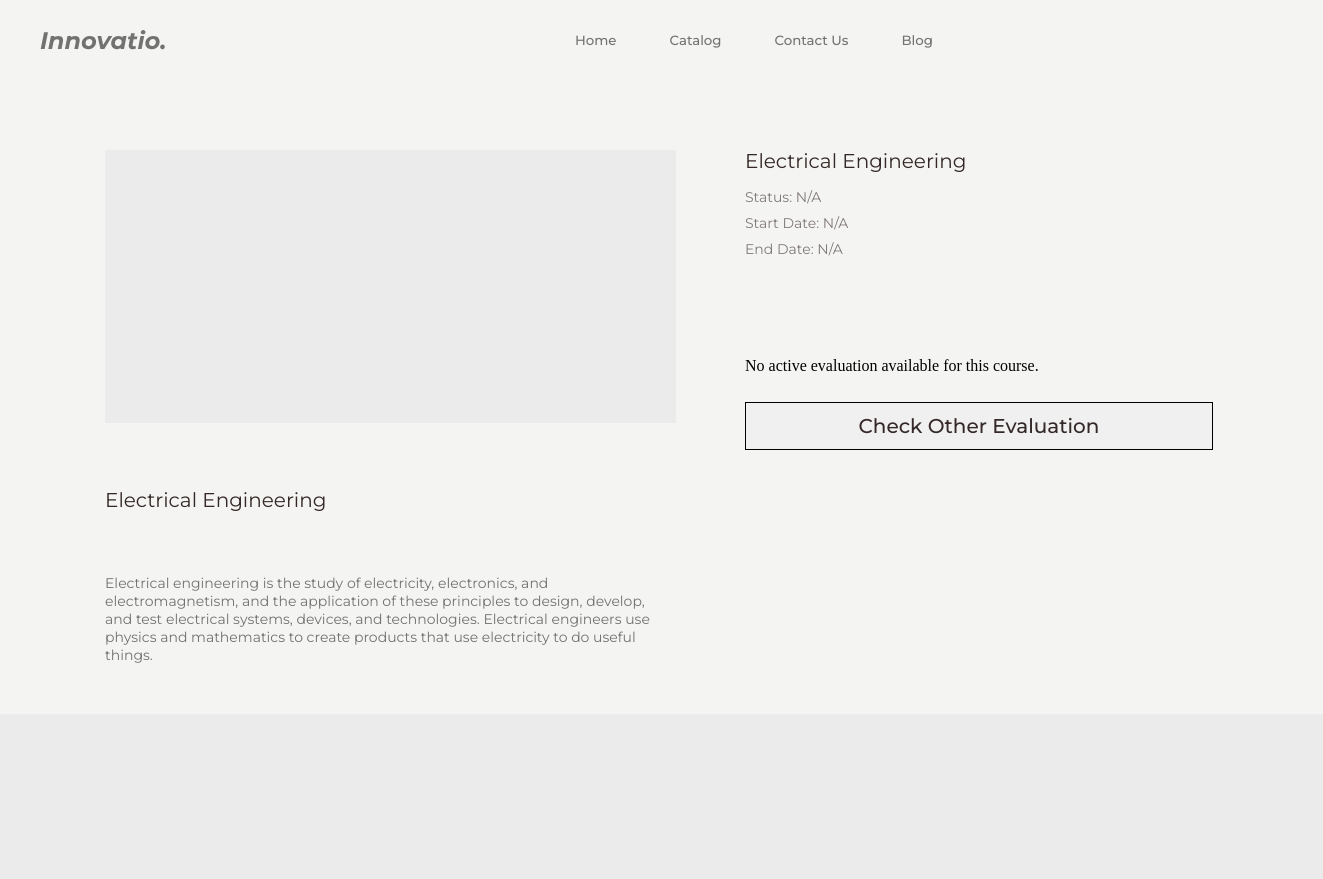
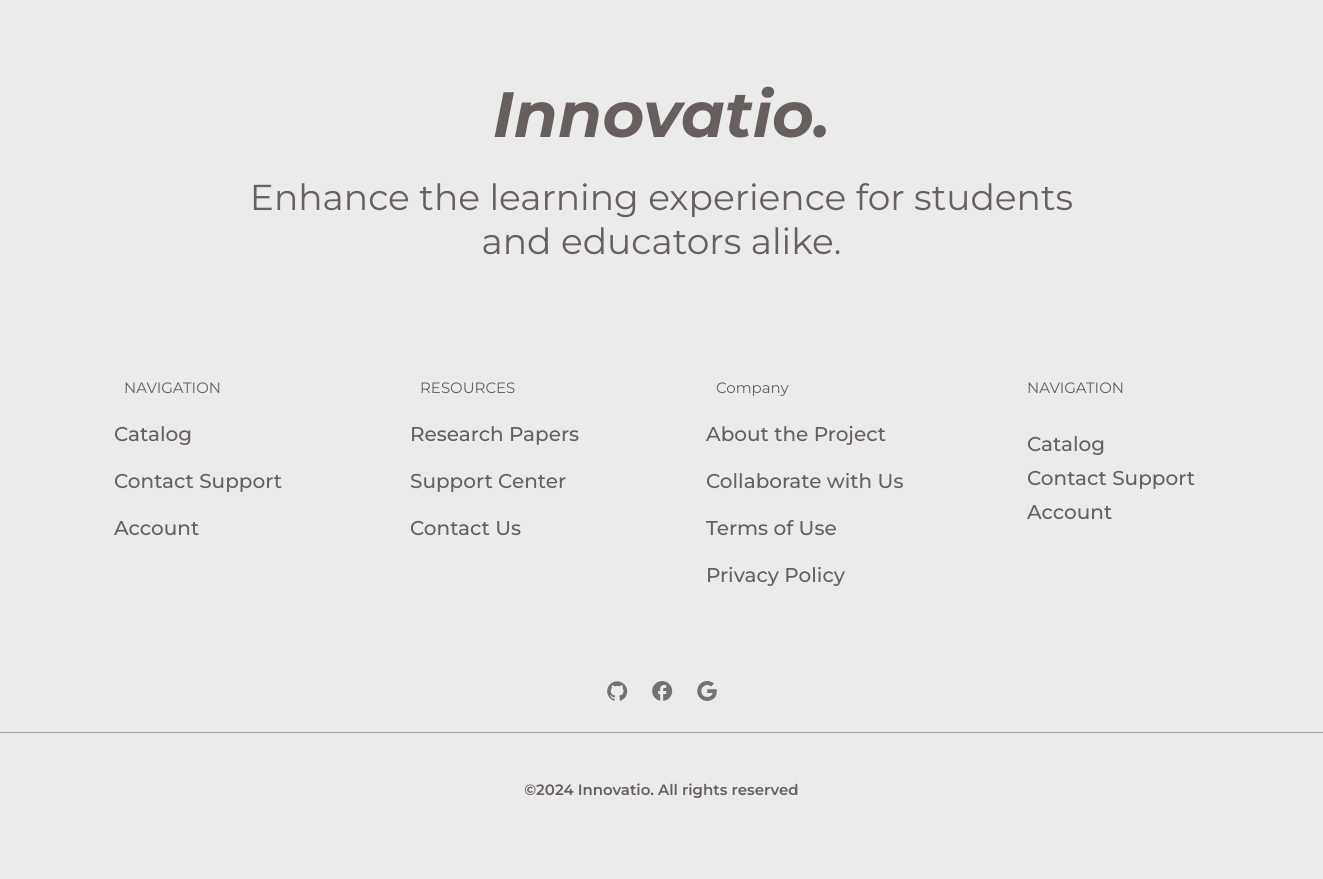
The app's page /pages/catalog-selection.php?course_id=4 with its own data (2 pictures, top to bottom).
### tables this page shows
CREATE TABLE `courses` (
  `course_id` int(11) NOT NULL,
  `course_name` varchar(255) NOT NULL,
  `course_description` text DEFAULT NULL,
  `course_cover` varchar(256) NOT NULL,
  `active_flag` tinyint(1) NOT NULL COMMENT '0 = inactive\r\n1 = active\r\n2 = pending'
);

### pages/catalog-selection.php (the view, shortened to what this page needs)
<?php
$servername = "localhost";
$username = "root";
$password = "";
$database = "evala_db1";
$con = new mysqli($servername, $username, $password, $database);
$course_id = $_GET['course_id'];
$course_query = "SELECT course_name, course_description FROM courses WHERE course_id = ?";
$stmt = $con->prepare($course_query);
$stmt->bind_param("i", $course_id);
$stmt->execute();
$course_result = $stmt->get_result();
if ($course_result->num_rows > 0) {
    $course_row = $course_result->fetch_assoc();
    $course_name = htmlspecialchars($course_row["course_name"]);
    $course_description = htmlspecialchars($course_row["course_description"]);
} else {
    $course_name = "Course not found";
    $course_description = "No description available.";
}
$evaluation_query = "
    SELECT evaluation_id, evaluator_type, evaluation_start_date, evaluation_end_date
    FROM evaluations
    WHERE course_id = ? AND active_flag = 1";
$stmt = $con->prepare($evaluation_query);
$stmt->bind_param("i", $course_id);
$stmt->execute();
$evaluation_result = $stmt->get_result();
if ($evaluation_result->num_rows > 0) {
    $evaluation = $evaluation_result->fetch_assoc();
    $evaluation_id = $evaluation['evaluation_id'];
    $evaluation_name = "Evaluation for " . htmlspecialchars($evaluation['evaluator_type']);
    $evaluation_start_date = htmlspecialchars($evaluation['evaluation_start_date']);
    $evaluation_end_date = htmlspecialchars($evaluation['evaluation_end_date']);
    $evaluation_status = "Active";
} else {
    $evaluation_id = null;
    $evaluation_status = "N/A";
    $evaluation_start_date = "N/A";
    $evaluation_end_date = "N/A";
}
?>
<!DOCTYPE html>
<html>
<head>
    <link rel="stylesheet" href="../css/global.css" />
    <link rel="stylesheet" href="../css/catalog-selection.css" />
    <link rel="stylesheet" href="../components/all.css">
</head>
<body>
    <div class="questionnaire">
        <div class="navigator">
            <?php include('../components/nav.php') ?>
        </div>
<div class="catalog-container">
    <div class="evaluation-pics-desc">
        <div class="evaluation-img"></div>
        <div class="eval-overview">
            <div class="eva-name"><?php echo $course_name; ?></div>
            <p class="eval-desc">
                <?php echo $course_description; ?>
            </p>
        </div>
    </div>
    <div class="evaluation-navigator">
        <div class="evaluation-title">
            <div class="text-wrapper-3"><?php echo $course_name; ?></div>
            <div class="evaluation-status">
                <div class="text-wrapper-4">Status: <?php echo $evaluation_status; ?></div>
                <div class="text-wrapper-4">Start Date: <?php echo $evaluation_start_date; ?></div>
                <div class="text-wrapper-4">End Date: <?php echo $evaluation_end_date; ?></div>
            </div>
        </div>
        <div class="buttons">
<?php
if ($evaluation_id !== null) {
    echo '<a href="evaluation.php?course_id=' . $course_id . '&evaluation_id=' . $evaluation_id . '">
            <button class="start-eval-button">
                <span class="text-wrapper-6">Start Evaluation</span>
            </button>
          </a>';
} else {
    echo "<p>No active evaluation available for this course.</p>";
}
?>
            <a href="catalog.php">
                <button class="check-other-button">
                    <span class="text-wrapper-7">Check Other Evaluation</span>
                </button>
            </a>
        </div>
    </div>
</div>
        <?php include('../components/footer.php') ?>
    </div>
</body>
</html>

### css/global.css (style rules this page uses)
* { -webkit-font-smoothing: antialiased; box-sizing: border-box; }
html, body { margin: 0px; height: 100%; }
body { margin: 0; line-height: normal; }
:root { --font-montserrat: Montserrat; --font-size-mini: 15px; --font-size-xl: 20px; --color-dimgray-100: #685f5f; --gap-mini: 15px; --gap-4xl: 23px; --padding-11xs: 2px; --padding-3xs: 10px; }
:root { --text-color: #342928; --background-color: #f4f4f3; --gray-color: #ebebeb; --placeholder: #a6a6a6; --text-gray: #727271; }
:root { --dark-button: #342928; --dark-button-hover: #523f3e; }
:root { --hollow-button: #342928; --hollow-button-hover: #e8e8e7; }

### css/catalog-selection.css (style rules this page uses)
.questionnaire { display: flex; flex-direction: column; align-items: center; gap: 87px; position: relative; background-color: var(--background-color); }
.questionnaire .catalog-container { display: inline-flex; align-items: flex-start; justify-content: center; gap: 69px; position: relative; flex: 0 0 auto; margin-top: 150px; }
.questionnaire .evaluation-pics-desc { display: flex; flex-direction: column; width: 571px; align-items: flex-start; gap: 66px; position: relative; }
.questionnaire .evaluation-img { position: relative; align-self: stretch; width: 100%; height: 273px; background-color: var(--gray-color); }
.questionnaire .eval-overview { position: relative; align-self: stretch; width: 100%; height: 138px; }
.questionnaire .eva-name { position: absolute; top: -1px; left: 0; font-family: "Montserrat", Helvetica; font-weight: 400; color: var(--text-color); font-size: 20px; letter-spacing: 0; line-height: normal; white-space: nowrap; }
.questionnaire .eval-desc { position: absolute; width: 551px; top: 71px; left: 0; font-family: "Montserrat", Helvetica; font-weight: 400; color: var(--text-gray); font-size: 14px; letter-spacing: 0; line-height: normal; }
.questionnaire .evaluation-navigator { display: flex; flex-direction: column; width: 473px; height: 281px; align-items: flex-start; gap: 83px; position: relative; }
.questionnaire .evaluation-title { display: flex; flex-direction: column; align-items: left; gap: 16px; position: relative; align-self: stretch; width: 100%; flex: 0 0 auto; }
.questionnaire .text-wrapper-3 { position: relative; align-self: stretch; margin-top: -1px; font-family: "Montserrat", Helvetica; font-weight: 400; color: var(--text-color); font-size: 20px; letter-spacing: 0; line-height: normal; }
.questionnaire .evaluation-status { display: inline-flex; flex-direction: column; align-items: flex-start; gap: 9px; position: relative; flex: 0 0 auto; }
.questionnaire .text-wrapper-4 { position: relative; align-self: stretch; margin-top: -1px; font-family: "Montserrat", Helvetica; font-weight: 400; color: var(--text-color); font-size: 14px; letter-spacing: 0; line-height: normal; opacity: 0.6; }
.questionnaire .buttons { display: flex; flex-direction: column; width: 468px; align-items: flex-start; gap: 11px; position: relative; flex: 0 0 auto; }
.questionnaire .check-other-button { text-decoration: none; height: 48px; padding: 10px; position: relative; align-self: stretch; width: 100%; background-color: #f0f0f0; border: 1px solid; }
.questionnaire .text-wrapper-7 { position: relative; width: fit-content; font-family: "Montserrat", Helvetica; font-weight: 500; color: #342928; font-size: 20px; letter-spacing: 0; line-height: normal; white-space: nowrap; text-decoration: none; }
.catalog-container a { width: 100%; }

### components/nav.css (style rules this page uses)
body { background-color: #f4f4f3; }
.navigator { display: flex; justify-content: space-between; align-items: center; position: fixed; top: 0; left: 0; width: 100%; background-color: #f4f4f3; z-index: 1000; }

### records on screen
courses: course_name "Electrical Engineering", course_description "Electrical engineering is the study of electricity, electronics, and electromagnetism, and the application of these principles to design, develop, and test electrical systems, devices, and technologies. Electrical engineers use physics and mathematics to create products that use electricity to do useful things."

### other values on screen
$evaluation_status "N/A"
$evaluation_start_date "N/A"
$evaluation_end_date "N/A"
